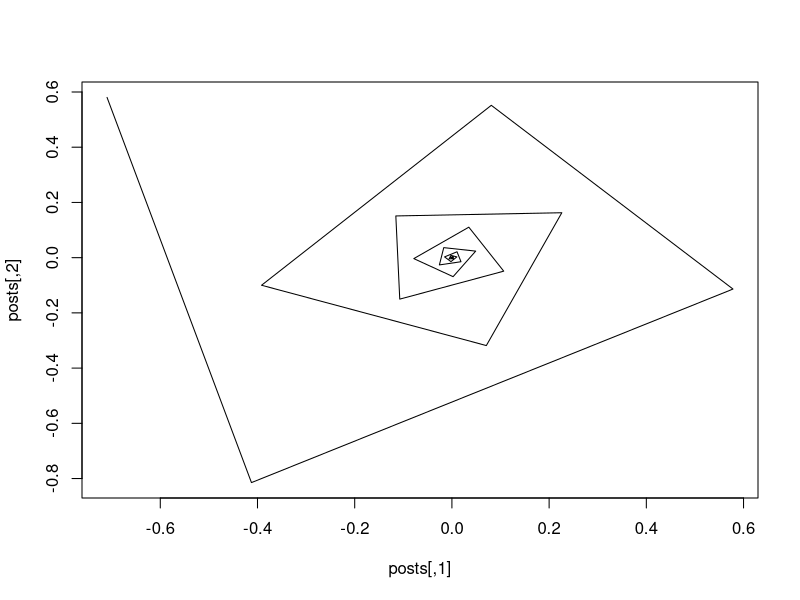
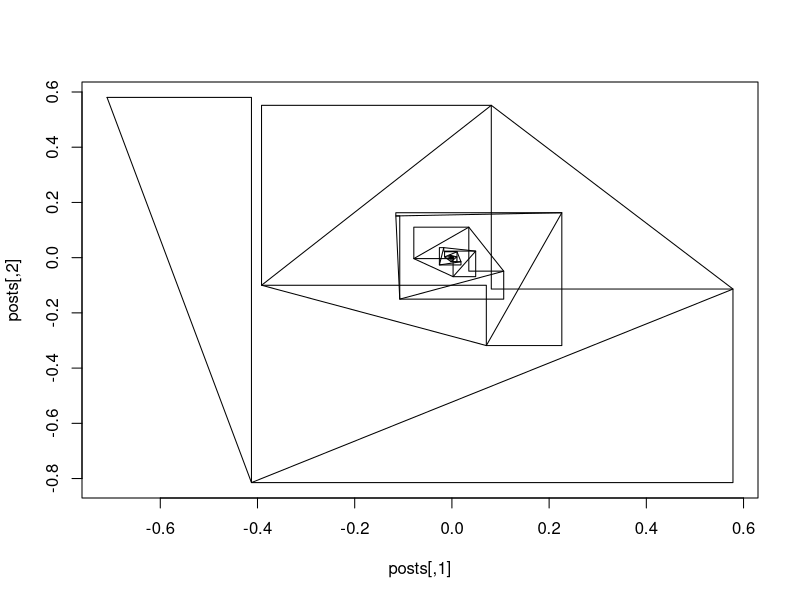

These charts were generated, in order, by the following R code:
start <- c(1,1)
rot <- matrix(data = c(0.078,1.033,-1.01,-0.11), nrow = 2, byrow = F); det(rot)
rot <- matrix(data = c(0,1,-.93,-0.08)+matrix(rnorm(4, 0, 0.1), ncol = 2), nrow = 2, byrow = F); det(rot)
incr_size <- 0.01
# rot <- matrix(data = c((1-incr_size^2)^0.5,incr_size,-incr_size,(1-incr_size^2)^0.5), nrow = 2, byrow = F); det(rot)
post <- rot %*% start 
nrep <- 600
posts <- matrix(rep(post, nrep), ncol = 2, byrow = T)
for(i in 2:nrep){
posts[i,] <- rot %*% posts[i-1,]
}
plot(posts, type = "l")
plot(posts, ty = "s")
lines(posts)
